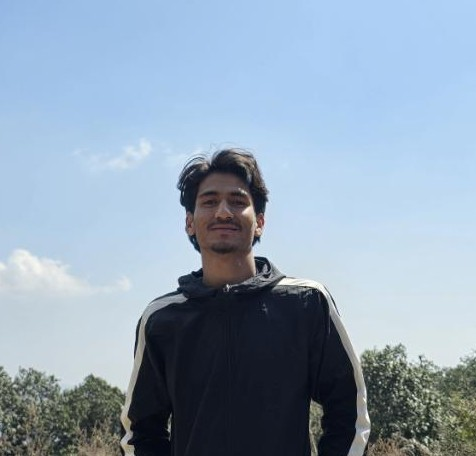
#> input picture semester-5/ip/lab/img/prakash.jpg, 476 x 456 px
$ jupyter execute 'Lab 3 - Log Transformation .ipynb'
#> lines starting #> are read from the running program, lines starting #| are printed output that depends on the picture
# Theory

The log transformation is a point processing technique used in image processing to enhance the details in the darker regions of an image while compressing the brighter regions. The transformation is defined as:

$$
s = c \cdot \log(1 + r)
$$

where:
- \( r \) is the input pixel value (normalized between 0 and 1),
- \( s \) is the output pixel value,
- \( c \) is a scaling constant.

This transformation is particularly useful for images with a large dynamic range, as it makes low-intensity values more distinguishable.

[cell 1]
import numpy as np
from PIL import Image
import matplotlib.pyplot as plt

[cell 2]
def log_transform(input_image):
  # resizing image
  img = input_image.resize((400,400), Image.Resampling.LANCZOS)
  # convert to numpy array
  numpy_image = np.array(img)
  numpy_image = numpy_image/255
  numpy_image = numpy_image + 1
  numpy_image = np.log(numpy_image)
  print(type(numpy_image))
  numpy_image = numpy_image * 255
  numpy_image = np.around(numpy_image,decimals=0)
  log_image = Image.fromarray(numpy_image)
  log_image = log_image.convert("L")


    #plotting input and output images
  # set up side-by-side image display
  fig = plt.figure()
  fig.set_figheight(15)
  fig.set_figwidth(15)

  fig.add_subplot(1,2,1)
  plt.imshow(img, cmap='gray')
  plt.title('original image')

  fig.add_subplot(1,2,2)
  plt.imshow(log_image, cmap='gray')
  plt.title('log-transform')

  return log_image

[cell 3]
# reading image and converting to gray scale
img = Image.open('img/prakash.jpg').convert('L')
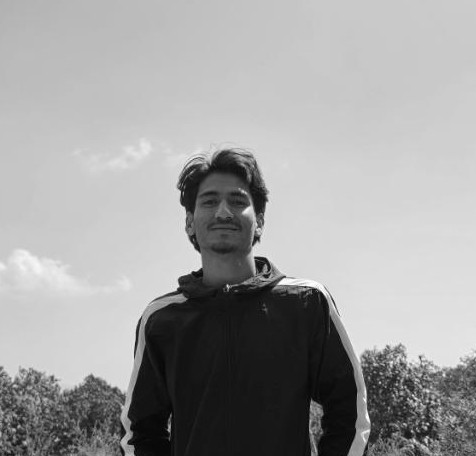
#> img: PIL image 476x456 L; min 1, max 255, mean 159.2
# display image
a = log_transform(img)
#> in log_transform, `img = input_image.resize((400,400), Image.Resampling.LANCZOS)`:
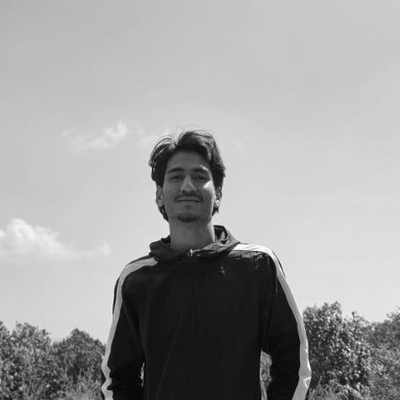
#> img: PIL image 400x400 L; min 0, max 255, mean 159.2
#> in log_transform, `numpy_image = np.log(numpy_image)`:
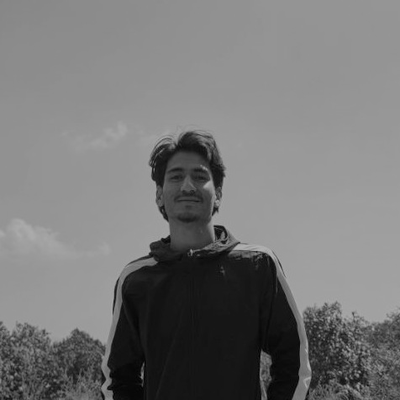
#> numpy_image: shape (400, 400) float64; min 0, max 0.693, mean 0.467
#| <class 'numpy.ndarray'>
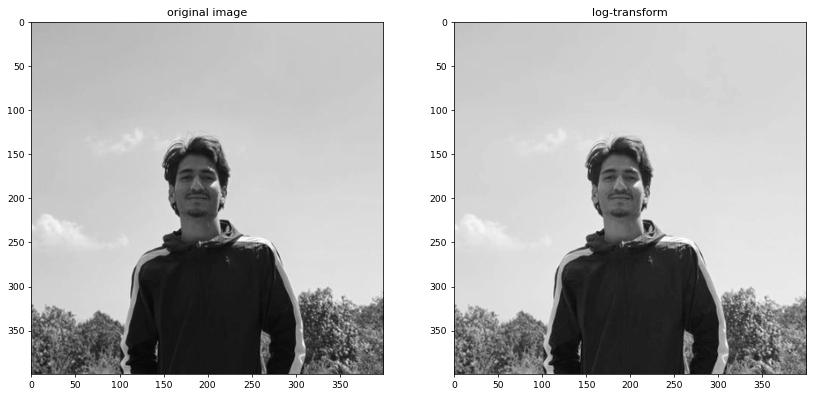
#> figure drawn by matplotlib, 2 panels
